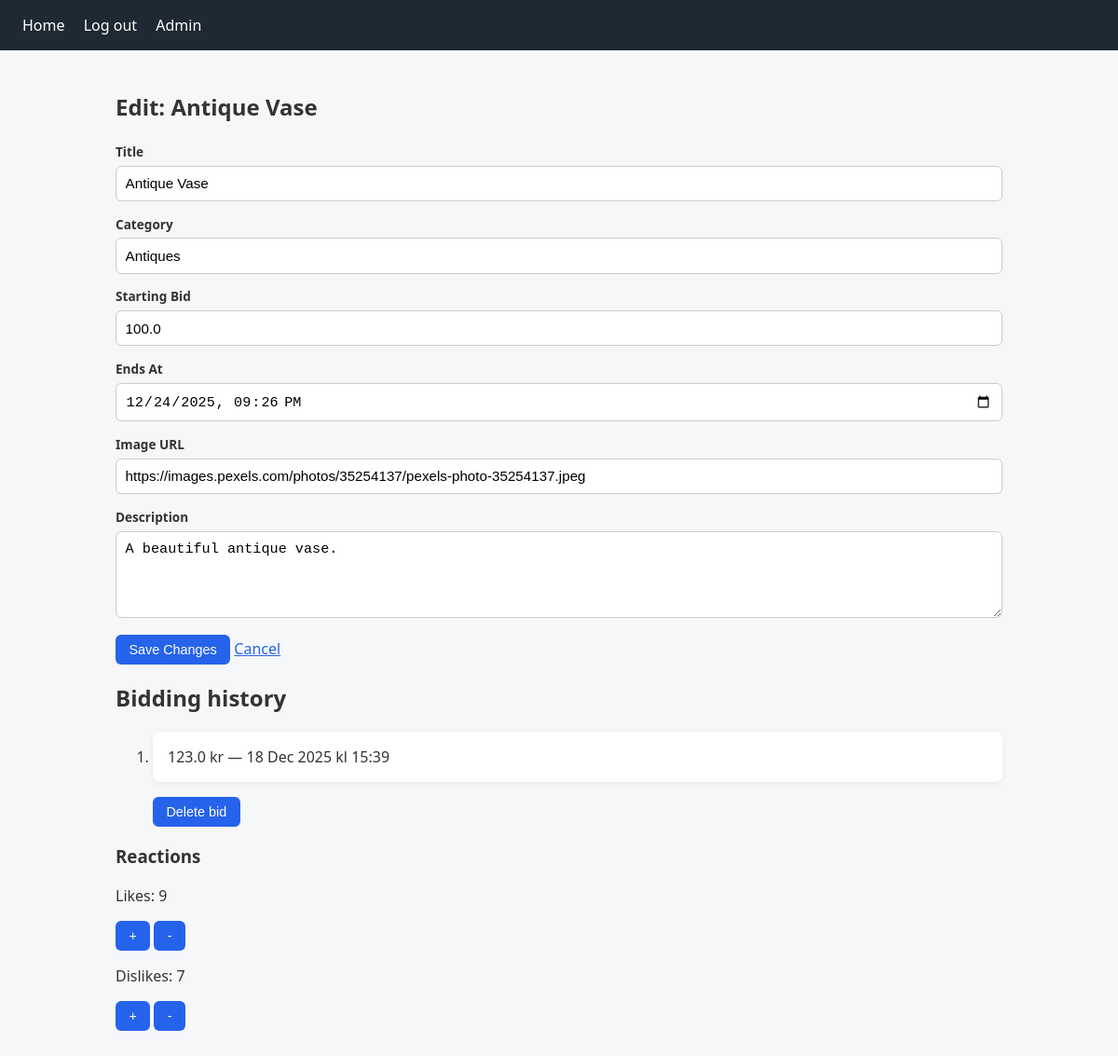
/admin/edit/2 (signed in), run on an earlier commit of the app's database.
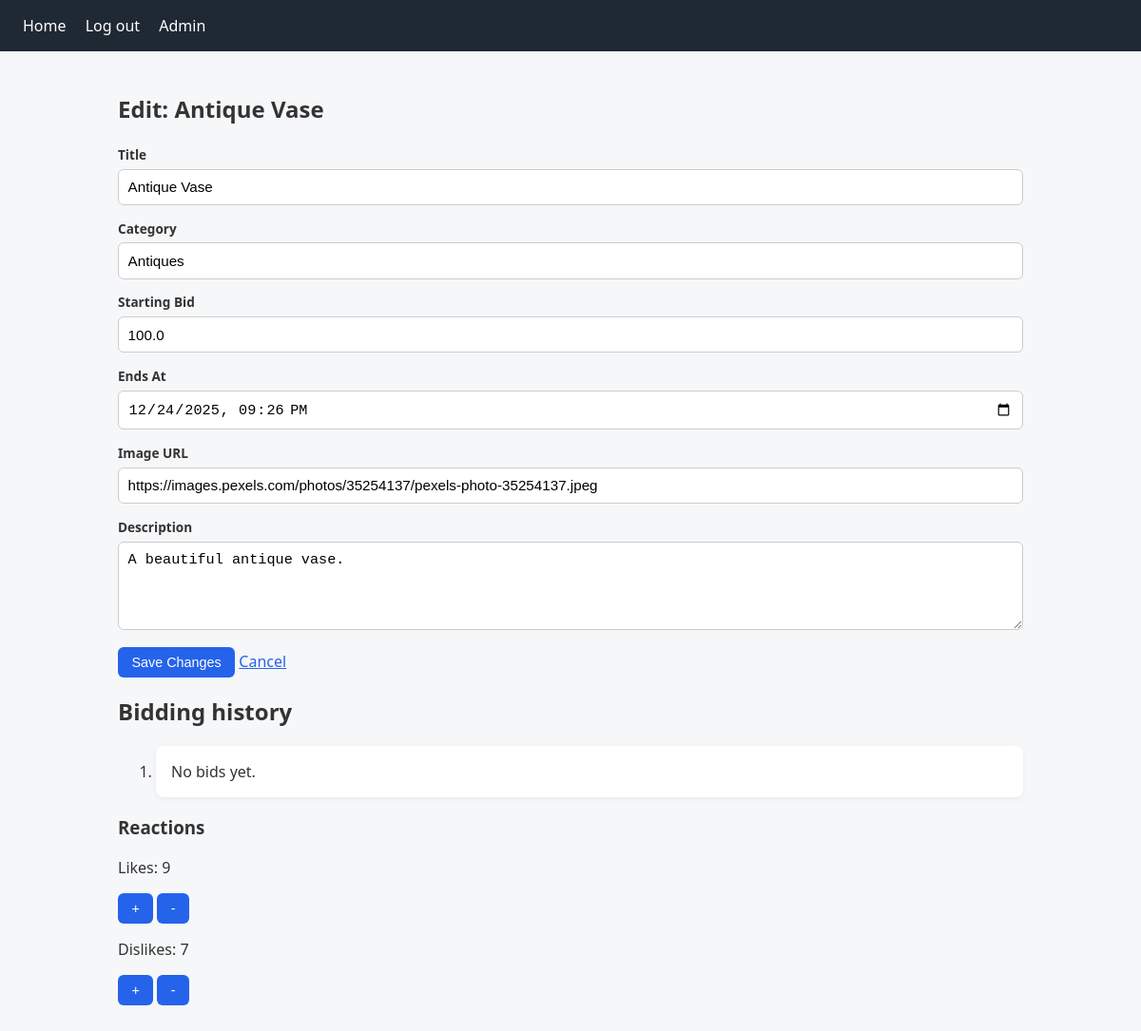
And on a later commit of the database.
### models/bid.py (models this page shows)
class Bid(db.Model):
    __tablename__ = 'bids'
    id = db.Column(db.Integer, primary_key=True)
    auction_id = db.Column(db.Integer, db.ForeignKey('auctions.id'), nullable=False)
    bidder_email = db.Column(db.String(120), db.ForeignKey('users.email'), nullable=False)
    amount = db.Column(db.Float, nullable=False)
    created_at = db.Column(db.DateTime, server_default=db.func.now())

### blueprints/admin/admin_routes.py (the view, shortened to what this page needs)
@admin_bp.route('/add', methods=['GET', 'POST'])
@admin_bp.route('/edit/<int:auction_id>', methods=['GET', 'POST'])
@login_required
def admin_form(auction_id=None):
    if not is_admin():
        flash('Access denied: You must be an administrator.', 'danger')
        return redirect(url_for('auctions_bp.auctions_list'))
    auction_edit = None
    title = "Add new auction"
    history = []
    if auction_id:
        auction_edit = auction_repo.get_auction_by_id(auction_id)
        title = f"Edit: {auction_edit.title}"
        history = auction_repo.get_bidding_history(auction_id)
        likes = reactions_repo.count(auction_id, "like")
        dislikes = reactions_repo.count(auction_id, "dislike")
    else:
        likes = 0
        dislikes = 0
    return render_template(
    "admin_auction_form.html",
    auction=auction_edit,
    title=title,
    history=history,
    likes=likes,
    dislikes=dislikes
)

### blueprints/admin/admin_routes.py (called while the page is built)
def is_admin():
    return current_user.is_authenticated and current_user.role == 'admin'

### dbrepository/auction_repo.py (called while the page is built)
    def get_auction_by_id(self, auction_id):
        return Auction.query.get_or_404(auction_id)

    def get_bidding_history(self, auction_id):
        return (Bid.query
                .filter_by(auction_id=auction_id)
                .order_by(Bid.created_at.desc())
                .all())

### dbrepository/reactions_repo.py (called while the page is built)
    def count(self, auction_id, kind):
        return Reaction.query.filter_by(auction_id=auction_id, kind=kind).count()

### flask_app.py (called while the page is built)
@login_manager.user_loader
def load_user(user_id):
    return User.query.get(int(user_id))

### blueprints/admin/templates/admin_auction_form.html (shortened to what this page needs)
{% extends "base.html" %}
{% block content %}
<section>
    <h1 class="mb-4">{{ title }}</h1>
    <form method="POST">
        <div class="mb-3">
            <label for="title" class="form-label">Title</label>
            <input type="text" class="form-control" id="title" name="title"
                value="{{ auction.title if auction else '' }}" required>
        </div>
        <div class="mb-3">
            <label for="category" class="form-label">Category</label>
            <input type="text" class="form-control" id="category" name="category"
                value="{{ auction.category if auction else '' }}" required>
        </div>
        <div class="row">
            <div class="col-md-4 mb-3">
                <label for="starting_bid" class="form-label">Starting Bid</label>
                <input type="text" class="form-control" id="starting_bid" name="starting_bid"
                    value="{{ auction.starting_bid if auction else '' }}" required>
            </div>
            <div class="col-md-4 mb-3">
                <label for="end_at" class="form-label">Ends At</label>
                <input type="datetime-local" class="form-control" id="end_at" name="end_at"
                    value="{{ auction.end_at if auction else '' }}" required>
            </div>
            <div class="col-md-4 mb-3">
                <label for="image_url" class="form-label">Image URL</label>
                <input type="text" class="form-control" id="image_url" name="image_url"
                    value="{{ auction.image_url if auction else '' }}" required placeholder="optional">
            </div>
        </div>
        <div class="mb-3">
            <label for="description" class="form-label">Description</label>
            <textarea class="form-control" id="description" name="description" rows="4"
                required>{{ auction.description if auction else '' }}</textarea>
        </div>
        <button type="submit" class="btn btn-primary">
            {{ 'Save Changes' if auction else 'Add auction' }}
        </button>
        <a href="{{ url_for('admin_bp.admin_auctions_list') }}" class="btn btn-secondary">Cancel</a>
    </form>
    <h2>Bidding history</h2>
    <ol>
        {% for bid in history %}
        <li>{{ bid.amount }} kr — {{ bid.created_at.strftime("%d %b %Y kl %H:%M") }}</li>
        <form action="{{ url_for('admin_bp.admin_delete_bid', bid_id=bid.id) }}" method="POST" class="d-inline">
            <button type="submit" class="btn btn-sm btn-danger"
                onclick="return confirm('Are you sure you want to delete this bid?');"
                aria-label="Delete bid for {{ auction.title }}">Delete bid</button>
        </form>
        {% else %}
        <li>No bids yet.</li>
        {% endfor %}
    </ol>
    {% if auction %}
    <h3>Reactions</h3>
    <p>
        Likes: {{ likes }}
    <form method="post" action="{{ url_for('admin_bp.admin_likes_plus', auction_id=auction.id) }}"
        style="display:inline;">
        <button type="submit">+</button>
    </form>
    <form method="post" action="{{ url_for('admin_bp.admin_likes_minus', auction_id=auction.id) }}"
        style="display:inline;">
        <button type="submit">-</button>
    </form>
    </p>
    <p>
        Dislikes: {{ dislikes }}
    <form method="post" action="{{ url_for('admin_bp.admin_dislikes_plus', auction_id=auction.id) }}"
        style="display:inline;">
        <button type="submit">+</button>
    </form>
    <form method="post" action="{{ url_for('admin_bp.admin_dislikes_minus', auction_id=auction.id) }}"
        style="display:inline;">
        <button type="submit">-</button>
    </form>
    </p>
    {% endif %}
</section>
{% endblock %}

What changed in the data, as far as the page shows it:
removed Bid: amount "123.0", created_at "18 Dec 2025 kl 15:39"
Also different on the page:
text now shown: "No bids yet."
